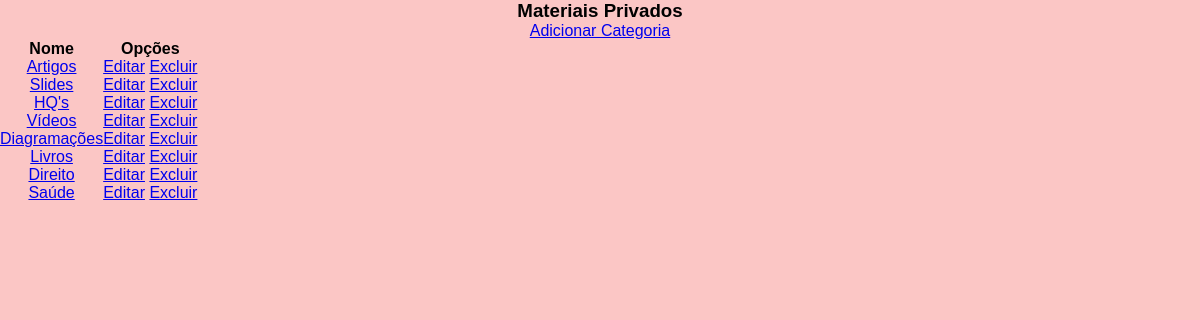
Page /listar/categorias (signed in) on the earlier database version.
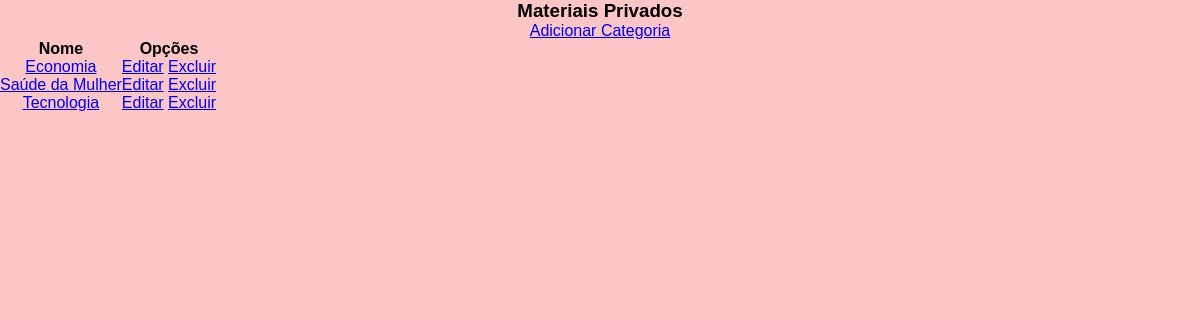
Same page on the later database version.
### materiais/models.py (models this page shows, shortened)
class Categoria(models.Model):
    nome = models.CharField(max_length=50)

### materiais/views.py (the view)
class CategoriaList(LoginRequiredMixin, ListView):
    login_url = reverse_lazy('login')
    model = Categoria
    template_name = 'materiais/listas/categoria.html'

### materiais/templates/materiais/listas/categoria.html (shortened to what this page needs)
{% extends 'paginas/base.html' %}
{% load static %}
{% block conteudo %}
<h3>Materiais Privados</h3>
<a href="{% url 'criar-categoria' %}">Adicionar Categoria</a>
<table>
    <tr>
        <th>Nome</th>
        <th>Opções</th>
    </tr>
    {% for categoria in object_list %}
    <tr>
        <td>
            <a href="{% url 'listar-arquivos' %}">{{ categoria.nome }}</a>
        </td>
        <td>
            <a href="{% url 'editar-categoria' categoria.pk %}">Editar</a>
            <a href="{% url 'excluir-categoria' categoria.pk %}">Excluir</a>
        </td>
    </tr>
    {% empty %}
    <tr>
        <td>Nenhum campo registrado.</td>
    </tr>
    {% endfor %}
</table>
{% endblock %}

### paginas/templates/paginas/base.html (shortened to what this page needs)
{% load static %}
<!DOCTYPE html>
<html lang="en">
<head>
  <link rel="stylesheet" href="{% static 'css/venus.css' %}">
  <link rel="stylesheet" href="{% static 'css/normalize.css' %}">
  <link rel="stylesheet" href="{% static 'css/gallery.prefixed.css' %}">
  <link rel="stylesheet" href="{% static 'css/gallery.theme.css' %}">
</head>
<body style="background-color: #fbc6c5;">
  {% block conteudo %}{% endblock %}
</body>
</html>

### static/css/venus.css (style rules this page uses)
* { margin: 0px; padding: 0px; box-sizing: border-box; text-align: center; }
body { height: 100%; margin: 0px; padding: 0px; text-align: center; width: 100%; overflow-x: hidden; background-repeat: no-repeat; }

Differences in the rows shown:
removed Categoria: nome "Artigos"
removed Categoria: nome "Slides"
removed Categoria: nome "HQ's"
removed Categoria: nome "Vídeos"
removed Categoria: nome "Diagramações"
removed Categoria: nome "Livros"
removed Categoria: nome "Direito"
removed Categoria: nome "Saúde"
added Categoria: nome "Economia"
added Categoria: nome "Saúde da Mulher"
added Categoria: nome "Tecnologia"
